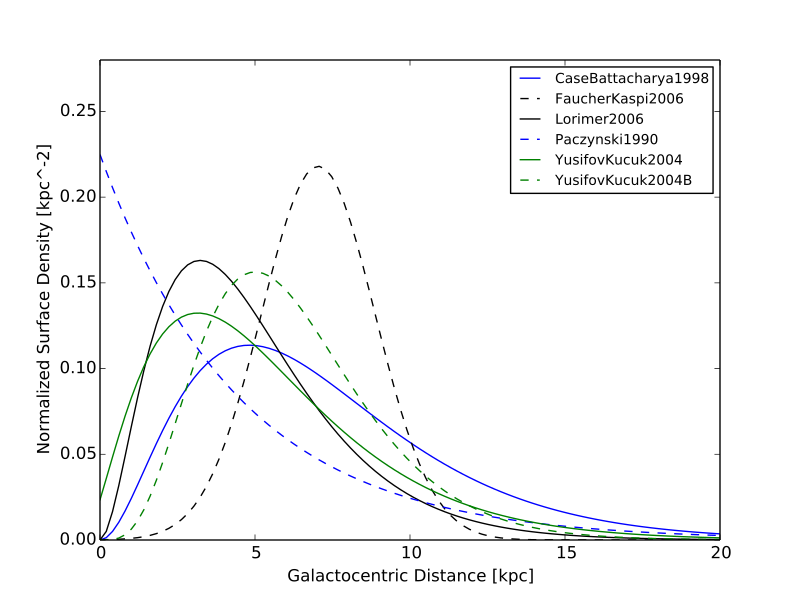

The script that drew this image:
import matplotlib.pyplot as plt
import numpy as np
from gammapy.astro.population import radial_distributions
from gammapy.utils.distributions import normalize

max_radius = 20  # kpc
r = np.linspace(0, max_radius, 100)
colors = ['b', 'k', 'k', 'b', 'g', 'g']

for color, key in zip(colors, radial_distributions.keys()):
    model = radial_distributions[key]()
    if model.evolved:
        linestyle = '-'
    else:
        linestyle = '--'
    label = model.__class__.__name__
    plt.plot(r, normalize(model, 0, max_radius)(r), color=color, linestyle=linestyle, label=label)
plt.xlim(0, max_radius)
plt.ylim(0, 0.28)
plt.xlabel('Galactocentric Distance [kpc]')
plt.ylabel('Normalized Surface Density [kpc^-2]')
plt.legend(prop={'size': 10})
plt.show()
